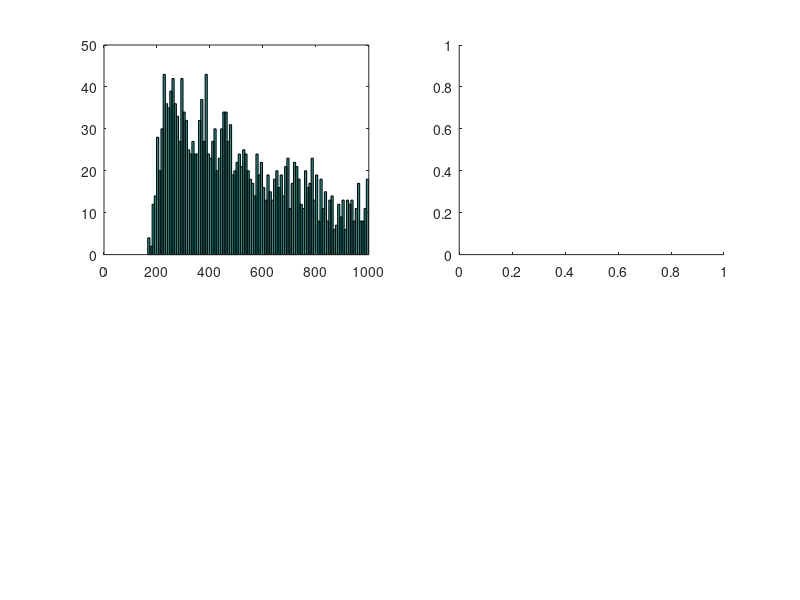

Reproduce this figure in MATLAB. (Note: this script raises an error after producing the figure.)
clear

%% model parameters
T=2000;% time in secs. notice this is important according to bargad 2015
m=.4; %the strength of the oscilatory modulation
P=1.8/1000; %saccades per milisecond (excluding blinks, etc. )
f0=4; % frequency of the carrier wave

mu=200; sig=20;
%% run
x=false(1,T*1000); %exp. time
lastsactime=-1000;
cutoff=5000;
time=0.001:0.001:T;
tau=200;
for t=2:length(x)
    timesincelast=t-lastsactime;
    
    p=P*(1+m*cos(2*pi*f0*time(t)));
            if timesincelast>tau
            x(t)=rand<p;
            if x(t)
                lastsactime=t;
                
                 tau=randn*sig+mu;
%                 taus=[taus tau];
            end
            else
                x(t)=0;
            end
end


%% plot
a=find(x);
b=diff(a);
figure;set(gcf, 'Position', get(0,'Screensize'));
subplot(2,2,1)
hist(b(b<1000),100)
% title(['ISIs ' 'm=' num2str(m) '  T=' num2str(T) '  rate=' num2str(P)])
% %title(['sig=' num2str(sigm) 'tau=' num2str(tau2) 'rate=' num2str(p*1000)])
% xlim([0 1000])
% % figure;
% % autocorr(x,700)
subplot(2,2,2)
ar=myautocorr(x,1000,1);
title('autocorr')
%title(['sig=' num2str(sigm) 'tau=' num2str(tau2)])
% a=zeros(length(taus),1000);
% for i=1:length(taus)
%     a(i,1:round(taus(i)))=1;
% end
pd=zeros(1,cutoff);
for i=1:length(b)
    if b(i)<cutoff
        pd(b(i))=pd(b(i))+1;
    end
end
pd=smoothy(pd,50);
pd=pd/sum(pd);
%subplot(2,2,3)
plot(pd(1:1200))
title('pdf')
cd=cumsum(pd);
su=1-cd;
haz=pd./su;
subplot(2,2,4)
plot(haz(1:2000))
title('HAZARD BARGAD')
  